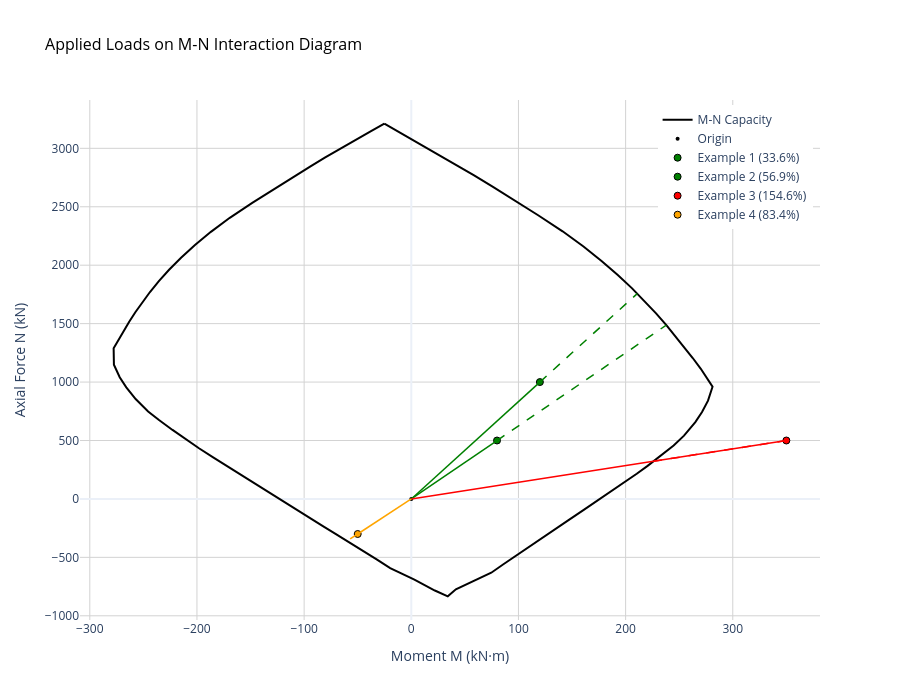

Source (notebook cell):
### Markdown cell above
### Visualize Applied Loads on M-N Diagram

### Code cell
# Visualize applied loads using the new plot() method with load points
load_cases = [
    {"N_Ed": N_Ed_1, "M_Ed": M_Ed_1, "name": f"Example 1 ({util_1:.1%})"},
    {"N_Ed": N_Ed_2, "M_Ed": M_Ed_2, "name": f"Example 2 ({util_2:.1%})"},
    {"N_Ed": N_Ed_3, "M_Ed": M_Ed_3, "name": f"Example 3 ({util_3:.1%})"},
    {"N_Ed": N_Ed_4, "M_Ed": M_Ed_4, "name": f"Example 4 ({util_4:.1%})"},
]

fig = diagram.plot(
    load_points=load_cases,
    show_vectors=True,
    show_metadata=True,
    show=True,
    title="Applied Loads on M-N Interaction Diagram",
    n_points=100
)

# The interactive plot shows:
# - Color-coded load points (green=safe, orange=warning, red=unsafe)
# - Vector rays from origin through load points to capacity boundary
# - Hover over load points to see full metadata:
#   * N_Ed, M_Ed (applied loads)
#   * N_Rd, M_Rd (capacity)
#   * Utilization ratio
#   * Pass/Fail status

### Figure 1 — Plotly figure (JSON) as saved in the notebook; plotly's stock layout.template omitted (floating-point values rounded to 4 significant figures)
{"data": [{"hovertemplate": "M: %{x:.3g} kN·m<br>N: %{y:.3g} kN<br><extra></extra>", "line": {"color": "black", "width": 2}, "mode": "lines", "name": "M-N Capacity", "type": "scatter", "x": [-25.13, -13.56, -0.5215, 17.92, 29.6, 43.11, 58.61, 76.23, 96.1, 118.4, 141.2, 160.7, 177.5, 192.7, 206.1, 217.8, 228.4, 238.0, 246.8, 254.9, 262.6, 270.0, 281.1, 276.9, 271.3, 265.1, 254.5, 244.8, 233.7, 220.5, 210.4, 197.2, 184.6, 173.0, 160.9, 148.4, 135.7, 122.8, 111.0, 98.34, 85.95, 74.64, 61.0, 41.62, 34.06, 21.99, 2.904, -3.467, -19.7, -32.32, -44.06, -57.71, -70.7, -82.49, -96.16, -108.4, -121.7, -134.3, -146.4, -159.4, -173.7, -184.9, -198.1, -210.6, -222.8, -235.4, -245.6, -257.2, -266.0, -272.1, -277.5, -277.8, -273.3, -263.2, -257.5, -251.1, -243.9, -235.6, -226.0, -214.8, -201.8, -187.0, -169.4, -148.4, -128.0, -109.9, -94.05, -80.28, -68.45, -50.04, -37.57, -25.13, -25.13, -25.13, -25.13, -25.13, -25.13, -25.13, -25.13, -25.13], "y": [3211.0, 3151.0, 3084.0, 2988.0, 2926.0, 2854.0, 2768.0, 2670.0, 2557.0, 2428.0, 2290.0, 2160.0, 2037.0, 1917.0, 1802.0, 1693.0, 1588.0, 1487.0, 1391.0, 1297.0, 1206.0, 1116.0, 960.1, 841.1, 743.3, 657.7, 541.8, 457.9, 374.7, 282.8, 215.6, 130.8, 51.74, -19.52, -93.98, -170.7, -248.1, -329.7, -403.1, -480.0, -558.8, -631.2, -692.0, -773.4, -833.6, -783.5, -691.2, -664.3, -591.8, -516.7, -448.4, -372.1, -299.0, -232.4, -154.5, -84.32, -9.628, 62.39, 131.1, 205.9, 288.3, 355.0, 434.0, 512.1, 590.4, 675.2, 748.1, 854.5, 954.6, 1042.0, 1148.0, 1289.0, 1362.0, 1517.0, 1598.0, 1682.0, 1770.0, 1863.0, 1961.0, 2064.0, 2173.0, 2286.0, 2406.0, 2534.0, 2653.0, 2757.0, 2846.0, 2922.0, 2986.0, 3083.0, 3147.0, 3211.0, 3211.0, 3211.0, 3211.0, 3211.0, 3211.0, 3211.0, 3211.0, 3211.0]}, {"hovertemplate": "Origin<extra></extra>", "marker": {"color": "black", "size": 4, "symbol": "circle"}, "mode": "markers", "name": "Origin", "type": "scatter", "x": [0], "y": [0]}, {"hovertemplate": "<b>Example 1 (33.6%)</b><br>N_Ed: 500 kN<br>M_Ed: 80 kN·m<br>N_Rd: 1.49e+03 kN<br>M_Rd: 238 kN·m<br>Utilization: 33.6%<br>Status: ✓ PASS<extra></extra>", "marker": {"color": "green", "line": {"color": "black", "width": 1}, "size": 7, "symbol": "circle"}, "mode": "markers", "name": "Example 1 (33.6%)", "showlegend": true, "type": "scatter", "x": [80], "y": [500]}, {"hoverinfo": "skip", "line": {"color": "green", "dash": "solid", "width": 1.5}, "mode": "lines", "showlegend": false, "type": "scatter", "x": [0, 80], "y": [0, 500]}, {"hoverinfo": "skip", "line": {"color": "green", "dash": "dash", "width": 1.5}, "mode": "lines", "showlegend": false, "type": "scatter", "x": [80, 238.0], "y": [500, 1487.0]}, {"hovertemplate": "<b>Example 2 (56.9%)</b><br>N_Ed: 1e+03 kN<br>M_Ed: 120 kN·m<br>N_Rd: 1.76e+03 kN<br>M_Rd: 211 kN·m<br>Utilization: 56.9%<br>Status: ✓ PASS<extra></extra>", "marker": {"color": "green", "line": {"color": "black", "width": 1}, "size": 7, "symbol": "circle"}, "mode": "markers", "name": "Example 2 (56.9%)", "showlegend": true, "type": "scatter", "x": [120], "y": [1000]}, {"hoverinfo": "skip", "line": {"color": "green", "dash": "solid", "width": 1.5}, "mode": "lines", "showlegend": false, "type": "scatter", "x": [0, 120], "y": [0, 1000]}, {"hoverinfo": "skip", "line": {"color": "green", "dash": "dash", "width": 1.5}, "mode": "lines", "showlegend": false, "type": "scatter", "x": [120, 210.9], "y": [1000, 1757.0]}, {"hovertemplate": "<b>Example 3 (154.6%)</b><br>N_Ed: 500 kN<br>M_Ed: 350 kN·m<br>N_Rd: 323 kN<br>M_Rd: 226 kN·m<br>Utilization: 154.7%<br>Status: ✗ FAIL<extra></extra>", "marker": {"color": "red", "line": {"color": "black", "width": 1}, "size": 7, "symbol": "circle"}, "mode": "markers", "name": "Example 3 (154.6%)", "showlegend": true, "type": "scatter", "x": [350], "y": [500]}, {"hoverinfo": "skip", "line": {"color": "red", "dash": "solid", "width": 1.5}, "mode": "lines", "showlegend": false, "type": "scatter", "x": [0, 350], "y": [0, 500]}, {"hoverinfo": "skip", "line": {"color": "red", "dash": "dash", "width": 1.5}, "mode": "lines", "showlegend": false, "type": "scatter", "x": [350, 226.3], "y": [500, 323.3]}, {"hovertemplate": "<b>Example 4 (83.4%)</b><br>N_Ed: -300 kN<br>M_Ed: -50 kN·m<br>N_Rd: -360 kN<br>M_Rd: -59.9 kN·m<br>Utilization: 83.4%<br>Status: ✓ PASS<extra></extra>", "marker": {"color": "orange", "line": {"color": "black", "width": 1}, "size": 7, "symbol": "circle"}, "mode": "markers", "name": "Example 4 (83.4%)", "showlegend": true, "type": "scatter", "x": [-50], "y": [-300]}, {"hoverinfo": "skip", "line": {"color": "orange", "dash": "solid", "width": 1.5}, "mode": "lines", "showlegend": false, "type": "scatter", "x": [0, -50], "y": [0, -300]}, {"hoverinfo": "skip", "line": {"color": "orange", "dash": "dash", "width": 1.5}, "mode": "lines", "showlegend": false, "type": "scatter", "x": [-50, -59.93], "y": [-300, -359.6]}], "layout": {"height": 700, "hovermode": "closest", "legend": {"x": 0.99, "xanchor": "right", "y": 0.99, "yanchor": "top"}, "showlegend": true, "title": {"font": {"color": "black", "size": 16}, "text": "Applied Loads on M-N Interaction Diagram"}, "width": 900, "xaxis": {"autorange": false, "gridcolor": "lightgray", "gridwidth": 1, "range": [-309.1, 381.4], "showgrid": true, "title": {"text": "Moment M (kN·m)"}}, "yaxis": {"autorange": false, "gridcolor": "lightgray", "gridwidth": 1, "range": [-1036.0, 3414.0], "showgrid": true, "title": {"text": "Axial Force N (kN)"}}}}
